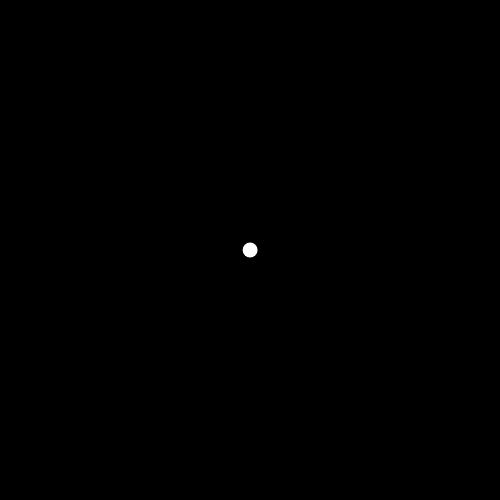
Frame 1 (no input)
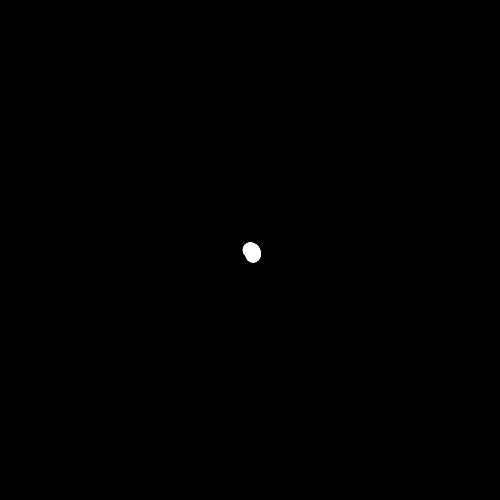
Frame 60 (no input)
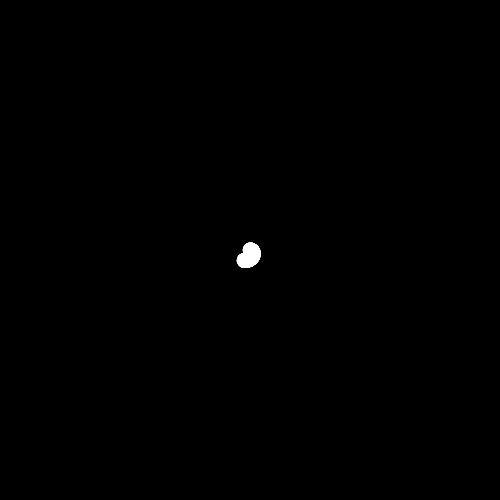
Frame 120 (the mouse pressed at the canvas centre since frame 60)

The p5.js sketch that drew these frames (run headless with seeded random() and noise() and a simulated clock; from frame 60 on, the mouse is pressed at the canvas centre):

// p5.js sketch
// ── sketch.js
function setup() {
  createCanvas(500, 500);
  angleMode(DEGREES);
  background(0);
}

function draw() {
  noStroke();
  translate(width / 2, height / 2);
  fill(255);

  // theta produces a periodic result, where the circle was drawn round and round the center
  let theta = frameCount;

  // radius produces Archmedian spiral, where the circle was drawn from the center to the edge
  let radius = frameCount / 10;

  let x = cos(theta) * radius;
  let y = sin(theta) * radius;
  ellipse(x, y, 15, 15);
}
